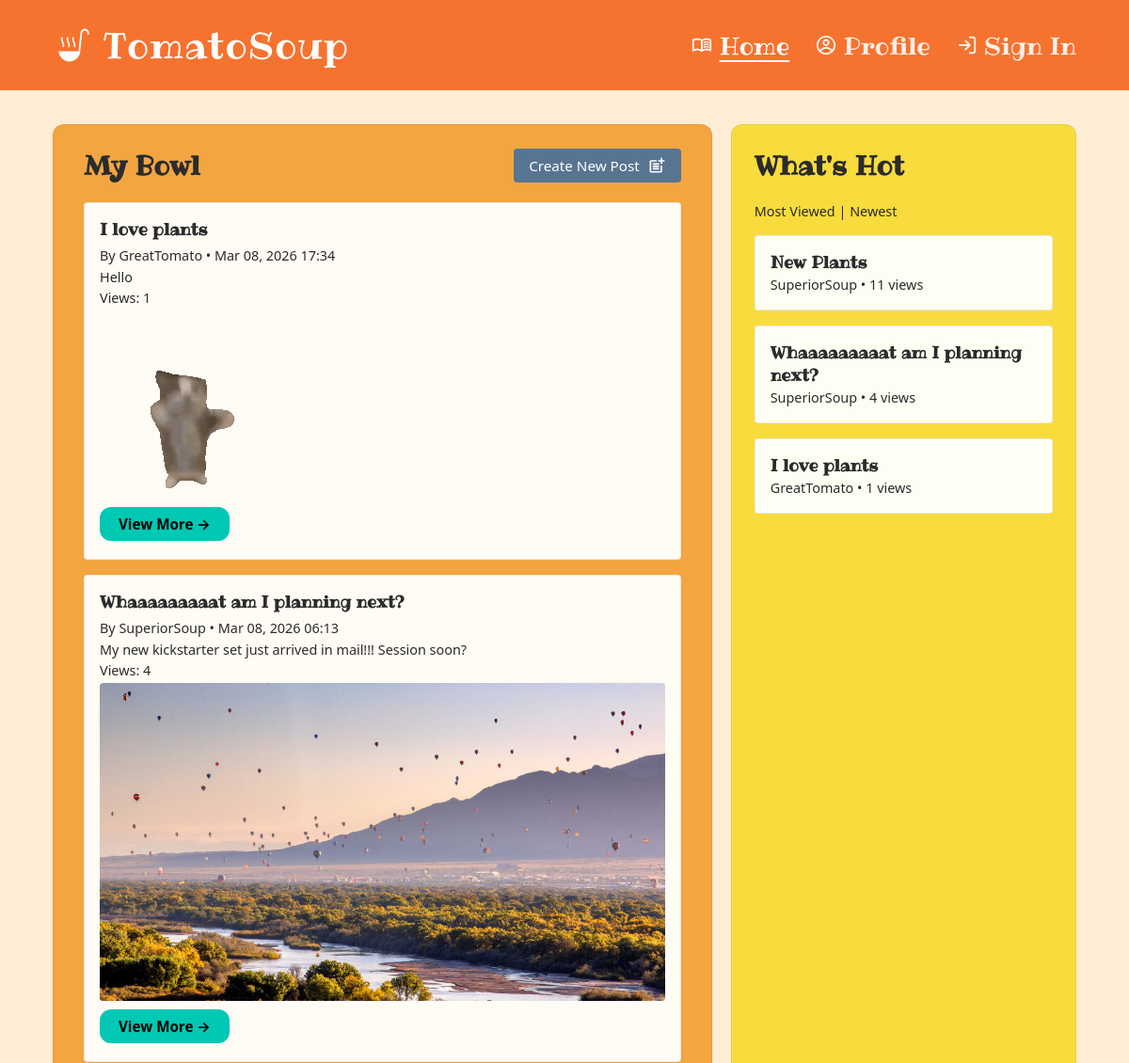
Page / (signed in, upper part) on the earlier database version.
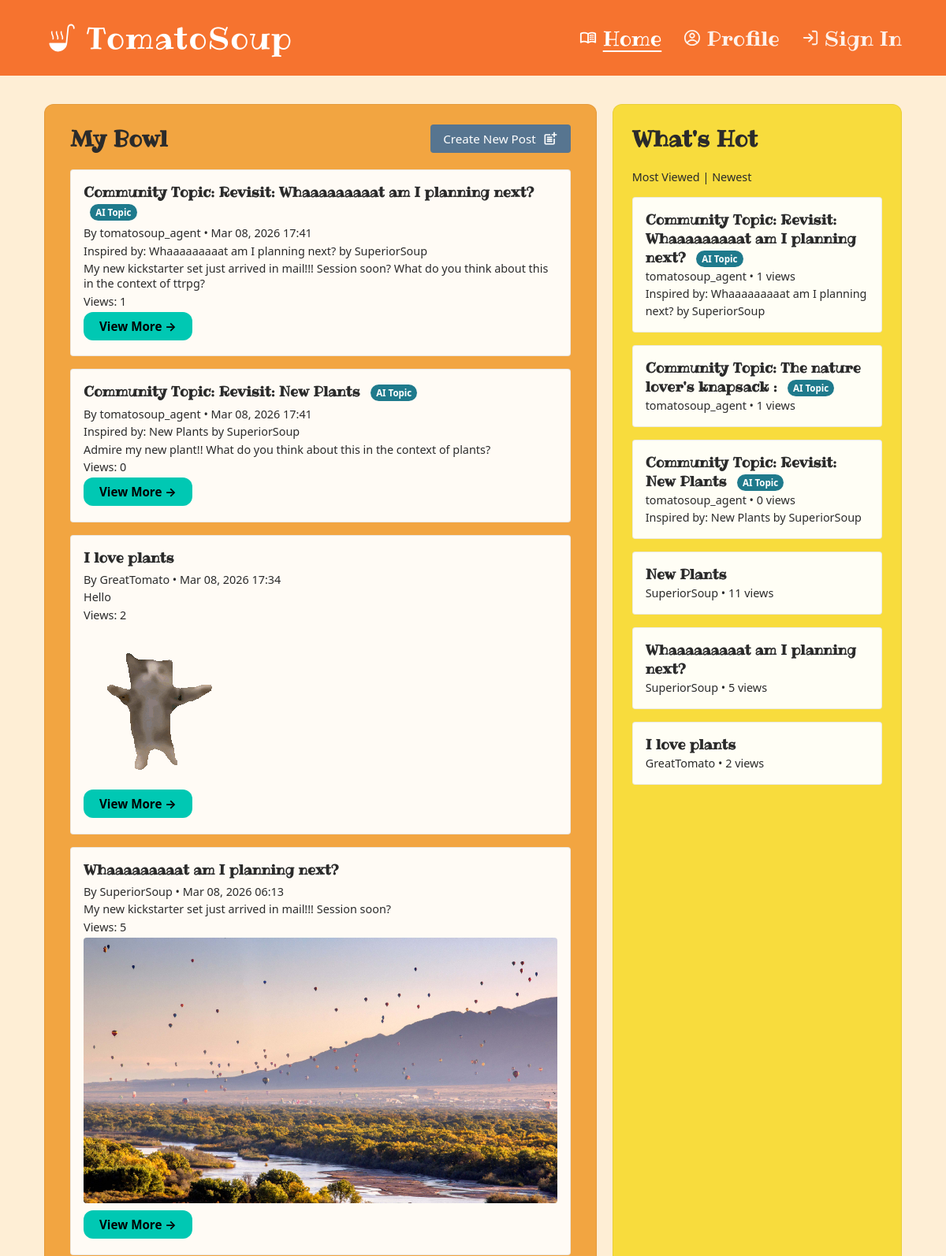
Same page on the later database version.
### Soup/models.py (models this page shows, shortened)
class Post(models.Model):
    id = models.UUIDField(primary_key=True, default=uuid.uuid4, editable=False)
    title = models.CharField(max_length=300, blank=True)
    description = models.TextField(blank=True)
    author = models.ForeignKey(Author, on_delete=models.CASCADE)
    hobby = models.CharField(max_length=300, choices=HOBBY, default='PLANTS')
    published = models.DateTimeField(default=timezone.now)
    views = models.PositiveIntegerField(default=0)

class Author(AbstractBaseUser, PermissionsMixin):
    id = models.UUIDField(primary_key=True, default=uuid.uuid4, editable=False)
    username = models.CharField(max_length=150, unique=True)
    email = models.CharField(blank=True)
    password = models.CharField(max_length=128, default="thisisapassword")
    pronouns = models.CharField(max_length=128, default="")
    hobby = JSONField(default=list, blank=True) # This will be a list of strings of hobbies that the user has selected
    date_joined = models.DateTimeField(default=timezone.now)
    is_superuser = models.BooleanField(default=False)
    is_staff = models.BooleanField(default=False)
    is_active = models.BooleanField(default=True)
    objects = UserManager()
    USERNAME_FIELD = "username"
    REQUIRED_FIELDS = ["email", "password"]

class Image(models.Model):
    id = models.UUIDField(primary_key=True, default=uuid.uuid4, editable=False)
    post = models.ForeignKey(Post, on_delete=models.CASCADE)
    image = models.ImageField(upload_to='entry_images/')
    order = models.PositiveIntegerField(default=0)
    class Meta:
        ordering = ['order']

class PostAgentMeta(models.Model):
    class OriginType(models.TextChoices):
        EXTERNAL_TOPIC = 'external_topic', 'External Topic'
        REVIVED_POST = 'revived_post', 'Revived Post'
    id = models.UUIDField(primary_key = True, default = uuid.uuid4, editable = False)
    post = models.OneToOneField(Post, on_delete = models.CASCADE, related_name='agent_meta')
    origin_type = models.CharField(max_length = 30, choices = OriginType.choices)
    topic_candidate = models.ForeignKey(
        TopicCandidate,
        on_delete = models.SET_NULL,
        null = True,
        blank = True,
        related_name = 'published_posts',
    )
    revived_from_post = models.ForeignKey(
        'Post',
        on_delete = models.SET_NULL,
        null = True,
        blank = True,
        related_name = 'revived_by_agent_meta',
    )
    model_name = models.CharField(max_length = 120, blank = True)
    safety_passed = models.BooleanField(default = False)
    created_at = models.DateTimeField(auto_now_add = True)
    class Meta:
        constraints = [
            models.CheckConstraint(
                condition = Q(topic_candidate__isnull = False) | Q(revived_from_post__isnull = False),
                name = 'post_agent_meta_origin_link',
            )
        ]

### Soup/views.py (the view, shortened to what this page needs)
# urls.py: path('', views.home_view, name='home'),
@login_required
def home_view(request):
    author = request.user
    if isinstance(author.hobby, list):
        author_hobbies = author.hobby
    elif author.hobby:
        author_hobbies = json.loads(author.hobby)
    else:
        author_hobbies = []
    if author_hobbies:
        feed_posts = (
            Post.objects
            .select_related("author")
            .prefetch_related("image_set")
            .select_related("agent_meta")
            .filter(hobby__in=author_hobbies)
            .order_by("-published")
        )
    spotlight_feed = request.GET.get("spotlight", "views")
    base_qs = (
        Post.objects
        .select_related("author")
        .select_related("agent_meta")
        .prefetch_related("image_set")
    )
    if spotlight_feed == "newest":
        whats_new_posts = list(base_qs.order_by("-published")[:30])
    else:
        whats_new_posts = list(base_qs.order_by("-views", "-published")[:30])
    spotlight_size = 10
    max_ai = int(spotlight_size * 0.40) # Cap AI shit by 40%
    ai_posts = [p for p in whats_new_posts if hasattr(p, "agent_meta")]
    peep_posts = [p for p in whats_new_posts if not hasattr(p, "agent_meta")]
    spotlight_posts = []
    spotlight_posts.extend(ai_posts[:max_ai])
    spotlight_posts.extend(peep_posts[:spotlight_size - len(spotlight_posts)])
    if len(spotlight_posts) < spotlight_size:
        leftovers = [p for p in whats_new_posts if p not in spotlight_posts]
        spotlight_posts.extend(leftovers[:spotlight_size - len(spotlight_posts)])
    context = {
        "author": author,
        "feed_posts": feed_posts,
        "whats_new_posts": spotlight_posts,
        "spotlight_mode": spotlight_feed,
    }
    return render(request, "home.html", context)

### Soup/templates/home.html (shortened to what this page needs)
{% extends 'base.html' %}
{% load static %}
{% block head %}
  <link rel="stylesheet" href="{% static 'css/home.css' %}" />
{% endblock %}
{% block content %}
  <div class="home-layout">
    <section class="home-my-bowl" aria-labelledby="my-bowl-heading">
      <div class="home-my-bowl-header">
        <h2 id="my-bowl-heading">My Bowl</h2>
        <a href="{% url 'new_post' %}" class="home-create-post-btn">Create New Post
          <img src="{% static 'icons/Icon Right_newpost.svg' %}" alt="" aria-hidden="true" />
        </a>
      </div>
      <div class="home-my-bowl-list">
        {% for post in feed_posts %}
          <article>
            <h3>{{ post.title|default:"Untitled Post" }}
              {% if post.agent_meta %}
                <span class = "ai-topic-badge">AI Topic</span>
              {% endif %}
            </h3>
            <p>By {{ post.author.username }} • {{ post.published|date:"M d, Y H:i" }}</p>
            {% if post.agent_meta and post.agent_meta.revived_from_post %}
              <p>
                Inspired by:
                <a href="{% url 'post' post.agent_meta.revived_from_post.id %}">
                  {{ post.agent_meta.revived_from_post.title|default:"an earlier community post" }}
                </a>
                by {{ post.agent_meta.revived_from_post.author.username }}
              </p>
            {% endif %}
            <p>{{ post.description|truncatewords:30 }}</p>
            <p>Views: {{ post.views }}</p>
            {% with post.image_set.all as images %}
              {% if images %}
                <img src="{{ images.0.image.url }}" alt="" style="max-width: 100%; height: auto; border-radius: 4px;" />
              {% endif %}
            {% endwith %}
            <p><a href="{% url 'post' post.id %}" class="view-more-btn">View More →</a></p>
          </article>
        {% empty %}
          <p>No posts from your hobbies yet. Pick hobbies on your profile or create a post.</p>
        {% endfor %}
      </div>
    </section>
    <section class="home-whats-hot" aria-labelledby="whats-hot-heading">
      <h2 id="whats-hot-heading">What's Hot</h2>
      <p class = "spotlight-toggle">
        <a href="?spotlight=views">Most Viewed</a> |
        <a href="?spotlight=newest">Newest</a>
      </p>
      <div class="home-whats-hot-list">
        {% for post in whats_new_posts %}
          <a href="{% url 'post' post.id %}" class="home-post-teaser">
            <strong>{{ post.title|default:"Untitled Post" }}
              {% if post.agent_meta %}
                <span class = "ai-topic-badge">AI Topic</span>
              {% endif %}
            </strong><br />
            <small>{{ post.author.username }} • {{ post.views }} views</small><br />
            {% if post.agent_meta and post.agent_meta.revived_from_post %}
              <small>
                Inspired by:
                  {{ post.agent_meta.revived_from_post.title|default:"an earlier community post" }}
                  by {{ post.agent_meta.revived_from_post.author.username }}
              </small>
            {% endif %}
          </a>
        {% empty %}
          <p>No posts yet.</p>
        {% endfor %}
      </div>
    </section>
  </div>
{% endblock %}

### Soup/templates/base.html (shortened to what this page needs)
{% load static %}
<!DOCTYPE HTML>
<html lang="en">
    <head>
        <link rel="stylesheet" href="{% static 'css/global.css' %}">
        {% block head %}{% endblock %}
    </head>
    <body>
        <header class="topbar">
            <section class="topbar-left">
                <a href="#" class="topbar-logo">
                    <img
                        src="{% static 'icons/tomatosoup-icon.svg' %}"
                        alt="Tomato Soup logo">
                    <span class="topbar-title">TomatoSoup</span>
                </a>
            </section>
            <nav class="topbar-right" aria-label="Primary">
                <a href="{% url 'home' %}" class="topbar-link {% if request.resolver_match.url_name == 'home' %}topbar-link--active{% endif %}">
                    <span class="topbar-link-icon" aria-hidden="true">
                        <img src="{% static 'icons/Icon Left_home.svg' %}" alt="" />
                    </span>
                    <span class="topbar-link-label">Home</span>
                </a>
                <a href="{% url 'profile' %}" class="topbar-link {% if request.resolver_match.url_name == 'profile' %}topbar-link--active{% endif %}">
                    <span class="topbar-link-icon" aria-hidden="true">
                        <img src="{% static 'icons/Icon Left_profile.svg' %}" alt="" />
                    </span>
                    <span class="topbar-link-label">Profile</span>
                </a>
                <a href="{% url 'login' %}" class="topbar-link {% if request.resolver_match.url_name == 'login' %}topbar-link--active{% endif %}">
                    <span class="topbar-link-icon" aria-hidden="true">
                        <img src="{% static 'icons/Icon Left_signin.svg' %}" alt="" />
                    </span>
                    <span class="topbar-link-label">Sign In</span>
                </a>
            </nav>
        </header>
        <main class="page-content">{% block content %}{% endblock %}</main>
    </body>
</html>

### Soup/static/css/global.css (style rules this page uses)
:root { --ts-palette-dark-teal: #008080; --ts-palette-blue-gray: #577590; --ts-palette-cyan: #00C3D0; --ts-palette-teal: #00C8B3; --ts-palette-green: #34C759; --ts-palette-light-green: #98D8A0; --ts-palette-periwinkle: #B8C5D6; --ts-palette-salmon: #D78A76; --ts-palette-amber: #F2A541; --ts-palette-orange: #F6732F; --ts-palette-burnt-orange: #B85C38; --ts-palette-yellow: #F8DC3D; --ts-palette-cream: #FEEED5; --ts-palette-white: #FFFFFF; --ts-color-header: var(--ts-palette-orange); --ts-color-header-text: var(--ts-palette-white); --ts-color-bg: var(--ts-palette-cream); --ts-color-footer: var(--ts-palette-blue-gray); --ts-color-footer-text: var(--ts-palette-cream); --ts-color-link: var(--ts-palette-cream); --ts-color-link-muted: rgba(254, 238, 213, 0.78); --ts-font-body: "Segoe UI", system-ui, -apple-system, sans-serif; }
*, *::before, *::after { box-sizing: border-box; }
html, body { height: 100%; }
body { margin: 0; font-family: "Ribeye", cursive; background-color: var(--ts-color-bg); color: #2b2b2b; display: flex; flex-direction: column; }
a { color: inherit; text-decoration: none; }
.topbar { background-color: var(--ts-color-header); color: var(--ts-color-header-text); display: flex; align-items: center; justify-content: space-between; padding: 0 3.5rem; min-height: 96px; }
.topbar-left { display: flex; align-items: center; }
.topbar-logo { display: inline-flex; align-items: center; gap: 0.6rem; }
.topbar-logo, .topbar-logo:link, .topbar-logo:visited, .topbar-logo:hover, .topbar-logo:active, .topbar-logo:focus, .topbar-logo:focus-visible { text-decoration: none !important; }
.topbar-logo img { height: 44px; width: auto; display: block; }
.topbar-title { font-family: "Ribeye", cursive; font-size: 2.4rem; letter-spacing: 0.03em; }
.topbar-right { display: flex; align-items: center; gap: 1.75rem; font-size: 1.6rem; }
.topbar-link { display: inline-flex; align-items: center; gap: 0.45rem; color: var(--ts-color-header-text); opacity: 0.9; }
.topbar-link--active { text-decoration: underline; text-underline-offset: 0.25em; color: #fff; opacity: 1; }
.topbar-link-icon { display: inline-flex; align-items: center; justify-content: center; width: 22px; height: 22px; }
.topbar-link-icon img { width: 100%; height: 100%; object-fit: contain; display: block; filter: brightness(0) invert(1); }
.topbar-link-label { text-transform: capitalize; }
.page-content { flex: 1; display: flex; flex-direction: column; min-height: 0; padding: 2.25rem 3.5rem; }
.view-more-btn { display: inline-block; padding: 0.5rem 1.25rem; background-color: var(--ts-palette-teal); color: #000; font-weight: 700; font-size: 0.95rem; border: none; border-radius: 12px; text-decoration: none; font-family: var(--ts-font-body); }

Differences in the rows shown:
added Post: title "Community Topic: Revisit: Whaaaaaaaaat am I planning next?", shows "AI Topic", author.username "tomatosoup_agent", published "Mar 08, 2026 17:41", agent_meta.revived_from_post "Whaaaaaaaaat am I planning next?", agent_meta.revived_from_post.author.username "SuperiorSoup", description "My new kickstarter set just arrived in mail!!! Session soon? What do you think about this in the context of ttrpg?", views "1"
added Post: title "Community Topic: Revisit: New Plants", shows "AI Topic", author.username "tomatosoup_agent", published "Mar 08, 2026 17:41", agent_meta.revived_from_post "New Plants", agent_meta.revived_from_post.author.username "SuperiorSoup", description "Admire my new plant!! What do you think about this in the context of plants?", views "0"
changed Post "I love plants": views "1" → "2"
changed Post "Mar 08, 2026 06:13": views "4" → "5"
added Post: title "Community Topic: The nature lover's knapsack :", shows "AI Topic", author.username "tomatosoup_agent", views "1", shown under "What's Hot"
